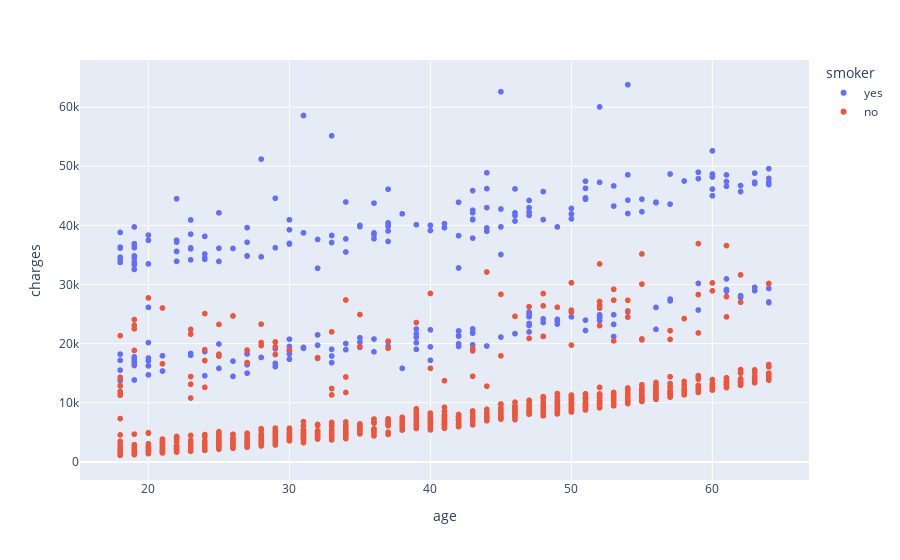

Notebook cell for this chart:
### Code cell
fig = px.scatter(data_frame=df1, x="age", y="charges", color="smoker")
fig.show()

### Figure 1 — Plotly figure (JSON) as saved in the notebook; plotly's stock layout.template omitted (floating-point values rounded to 4 significant figures; data arrays with more than 128 entries replaced by an {"elided": "..."} marker saying what was removed)
{"data": [{"hovertemplate": "smoker=yes<br>age=%{x}<br>charges=%{y}<extra></extra>", "legendgroup": "yes", "marker": {"color": "#636efa", "symbol": "circle"}, "mode": "markers", "name": "yes", "showlegend": true, "type": "scattergl", "x": {"elided": "274 int values"}, "xaxis": "x", "y": {"elided": "274 float values"}, "yaxis": "y"}, {"hovertemplate": "smoker=no<br>age=%{x}<br>charges=%{y}<extra></extra>", "legendgroup": "no", "marker": {"color": "#EF553B", "symbol": "circle"}, "mode": "markers", "name": "no", "showlegend": true, "type": "scattergl", "x": {"elided": "1064 int values"}, "xaxis": "x", "y": {"elided": "1064 float values"}, "yaxis": "y"}], "layout": {"legend": {"title": {"text": "smoker"}, "tracegroupgap": 0}, "margin": {"t": 60}, "xaxis": {"anchor": "y", "domain": [0, 1], "title": {"text": "age"}}, "yaxis": {"anchor": "x", "domain": [0, 1], "title": {"text": "charges"}}}}
